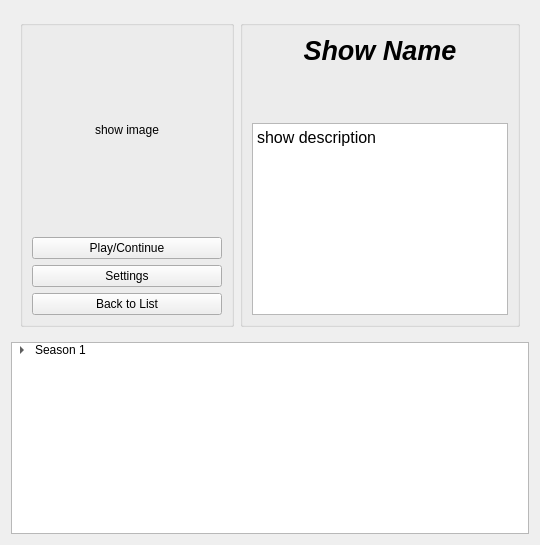
              <widget class="QWidget" name="page_display">
               <layout class="QVBoxLayout" name="verticalLayout_24">
                <item>
                 <widget class="QWidget" name="horizontalWidget" native="true">
                  <property name="sizePolicy">
                   <sizepolicy hsizetype="Preferred" vsizetype="Preferred">
                    <horstretch>0</horstretch>
                    <verstretch>0</verstretch>
                   </sizepolicy>
                  </property>
                  <property name="minimumSize">
                   <size>
                    <width>0</width>
                    <height>325</height>
                   </size>
                  </property>
                  <property name="maximumSize">
                   <size>
                    <width>16777215</width>
                    <height>325</height>
                   </size>
                  </property>
                  <layout class="QHBoxLayout" name="horizontalLayout_21">
                   <item>
                    <widget class="QGroupBox" name="verticalGroupBox_2">
                     <property name="sizePolicy">
                      <sizepolicy hsizetype="Fixed" vsizetype="Preferred">
                       <horstretch>0</horstretch>
                       <verstretch>0</verstretch>
                      </sizepolicy>
                     </property>
                     <property name="maximumSize">
                      <size>
                       <width>220</width>
                       <height>16777215</height>
                      </size>
                     </property>
                     <layout class="QVBoxLayout" name="verticalLayout_27">
                      <item>
                       <widget class="QLabel" name="label_VP_Shows_Display_Image">
                        <property name="sizePolicy">
                         <sizepolicy hsizetype="Fixed" vsizetype="Fixed">
                          <horstretch>0</horstretch>
                          <verstretch>0</verstretch>
                         </sizepolicy>
                        </property>
                        <property name="minimumSize">
                         <size>
                          <width>190</width>
                          <height>190</height>
                         </size>
                        </property>
                        <property name="maximumSize">
                         <size>
                          <width>190</width>
                          <height>190</height>
                         </size>
                        </property>
                        <property name="text">
                         <string>show image</string>
                        </property>
                        <property name="alignment">
                         <set>Qt::AlignCenter</set>
                        </property>
                       </widget>
                      </item>
                      <item>
                       <spacer name="verticalSpacer_10">
                        <property name="orientation">
                         <enum>Qt::Vertical</enum>
                        </property>
                        <property name="sizeHint" stdset="0">
                         <size>
                          <width>20</width>
                          <height>40</height>
                         </size>
                        </property>
                       </spacer>
                      </item>
                      <item>
                       <widget class="QPushButton" name="pushButton_VP_Shows_Display_Play">
                        <property name="text">
                         <string>Play/Continue</string>
                        </property>
                       </widget>
                      </item>
                      <item>
                       <widget class="QPushButton" name="pushButton_VP_Shows_Display_Settings">
                        <property name="text">
                         <string>Settings</string>
                        </property>
                       </widget>
                      </item>
                      <item>
                       <widget class="QPushButton" name="pushButton_VP_Shows_Display_ReturnToList">
                        <property name="text">
                         <string>Back to List</string>
                        </property>
                       </widget>
                      </item>
                     </layout>
                    </widget>
                   </item>
                   <item>
                    <widget class="QGroupBox" name="verticalGroupBox">
                     <layout class="QVBoxLayout" name="verticalLayout_26">
                      <item>
                       <widget class="QLabel" name="label_VP_Shows_Display_Name">
                        <property name="sizePolicy">
                         <sizepolicy hsizetype="Preferred" vsizetype="Preferred">
                          <horstretch>0</horstretch>
                          <verstretch>0</verstretch>
                         </sizepolicy>
                        </property>
                        <property name="font">
                         <font>
                          <pointsize>20</pointsize>
                          <italic>true</italic>
                          <bold>true</bold>
                         </font>
                        </property>
                        <property name="text">
                         <string>Show Name</string>
                        </property>
                        <property name="alignment">
                         <set>Qt::AlignCenter</set>
                        </property>
                       </widget>
                      </item>
                      <item>
                       <spacer name="verticalSpacer_9">
                        <property name="orientation">
                         <enum>Qt::Vertical</enum>
                        </property>
                        <property name="sizeHint" stdset="0">
                         <size>
                          <width>20</width>
                          <height>40</height>
                         </size>
                        </property>
                       </spacer>
                      </item>
                      <item>
                       <widget class="QTextBrowser" name="textBrowser_VP_Shows_Display_Description">
                        <property name="sizePolicy">
                         <sizepolicy hsizetype="Preferred" vsizetype="Preferred">
                          <horstretch>0</horstretch>
                          <verstretch>0</verstretch>
                         </sizepolicy>
                        </property>
                        <property name="maximumSize">
                         <size>
                          <width>16777215</width>
                          <height>16777215</height>
                         </size>
                        </property>
                        <property name="html">
                         <string>&lt;!DOCTYPE HTML PUBLIC &quot;-//W3C//DTD HTML 4.0//EN&quot; &quot;http://www.w3.org/TR/REC-html40/strict.dtd&quot;&gt;
&lt;html&gt;&lt;head&gt;&lt;meta name=&quot;qrichtext&quot; content=&quot;1&quot; /&gt;&lt;meta charset=&quot;utf-8&quot; /&gt;&lt;style type=&quot;text/css&quot;&gt;
p, li { white-space: pre-wrap; }
hr { height: 1px; border-width: 0; }
li.unchecked::marker { content: &quot;\2610&quot;; }
li.checked::marker { content: &quot;\2612&quot;; }
&lt;/style&gt;&lt;/head&gt;&lt;body style=&quot; font-family:'Segoe UI'; font-size:9pt; font-weight:400; font-style:normal;&quot;&gt;
&lt;p style=&quot; margin-top:0px; margin-bottom:0px; margin-left:0px; margin-right:0px; -qt-block-indent:0; text-indent:0px;&quot;&gt;&lt;span style=&quot; font-size:12pt;&quot;&gt;show description&lt;/span&gt;&lt;/p&gt;
&lt;p style=&quot;-qt-paragraph-type:empty; margin-top:0px; margin-bottom:0px; margin-left:0px; margin-right:0px; -qt-block-indent:0; text-indent:0px; font-size:12pt;&quot;&gt;&lt;br /&gt;&lt;/p&gt;&lt;/body&gt;&lt;/html&gt;</string>
                        </property>
                       </widget>
                      </item>
                     </layout>
                    </widget>
                   </item>
                  </layout>
                 </widget>
                </item>
                <item>
                 <widget class="QTreeWidget" name="treeWidget_VP_Shows_Display_EpisodeList">
                  <property name="sizePolicy">
                   <sizepolicy hsizetype="Expanding" vsizetype="Expanding">
                    <horstretch>0</horstretch>
                    <verstretch>0</verstretch>
                   </sizepolicy>
                  </property>
                  <attribute name="headerVisible">
                   <bool>false</bool>
                  </attribute>
                  <column>
                   <property name="text">
                    <string/>
                   </property>
                  </column>
                  <item>
                   <property name="text">
                    <string>Season 1</string>
                   </property>
                   <item>
                    <property name="text">
                     <string>Episode 1</string>
                    </property>
                   </item>
                  </item>
                 </widget>
                </item>
               </layout>
              </widget>
